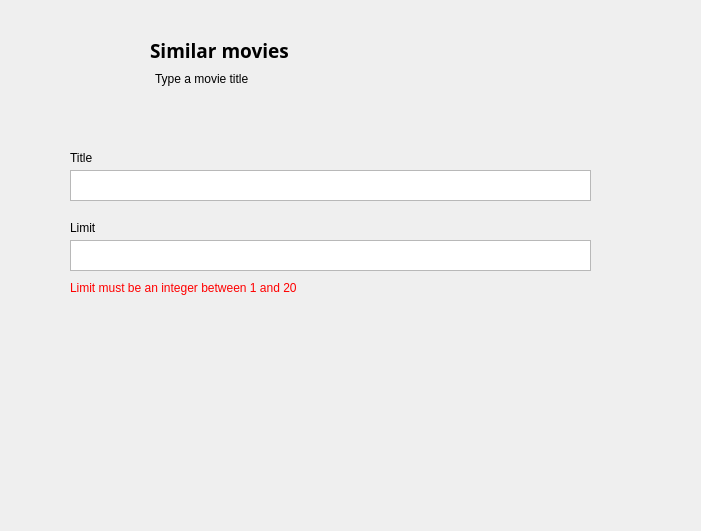
<?xml version="1.0" encoding="UTF-8"?>
<ui version="4.0">
 <class>Dialog</class>
 <widget class="QDialog" name="Dialog">
  <property name="geometry">
   <rect>
    <x>0</x>
    <y>0</y>
    <width>701</width>
    <height>531</height>
   </rect>
  </property>
  <property name="windowTitle">
   <string>Dialog</string>
  </property>
  <widget class="QLabel" name="label">
   <property name="geometry">
    <rect>
     <x>50</x>
     <y>10</y>
     <width>131</width>
     <height>131</height>
    </rect>
   </property>
   <property name="text">
    <string/>
   </property>
   <property name="pixmap">
    <pixmap>design/movie.png</pixmap>
   </property>
  </widget>
  <widget class="QLabel" name="label_2">
   <property name="geometry">
    <rect>
     <x>150</x>
     <y>30</y>
     <width>341</width>
     <height>41</height>
    </rect>
   </property>
   <property name="font">
    <font>
     <family>Neutra Text</family>
     <pointsize>14</pointsize>
     <weight>75</weight>
     <bold>true</bold>
    </font>
   </property>
   <property name="text">
    <string>Similar movies</string>
   </property>
  </widget>
  <widget class="QLabel" name="label_3">
   <property name="geometry">
    <rect>
     <x>155</x>
     <y>70</y>
     <width>148</width>
     <height>18</height>
    </rect>
   </property>
   <property name="font">
    <font>
     <pointsize>9</pointsize>
    </font>
   </property>
   <property name="text">
    <string>Type a movie title</string>
   </property>
  </widget>
  <widget class="QTextEdit" name="title_textbox">
   <property name="geometry">
    <rect>
     <x>70</x>
     <y>170</y>
     <width>521</width>
     <height>31</height>
    </rect>
   </property>
  </widget>
  <widget class="QTextEdit" name="limit_textbox">
   <property name="geometry">
    <rect>
     <x>70</x>
     <y>240</y>
     <width>521</width>
     <height>31</height>
    </rect>
   </property>
  </widget>
  <widget class="QLabel" name="label_4">
   <property name="geometry">
    <rect>
     <x>70</x>
     <y>150</y>
     <width>55</width>
     <height>16</height>
    </rect>
   </property>
   <property name="text">
    <string>Title</string>
   </property>
  </widget>
  <widget class="QLabel" name="label_5">
   <property name="geometry">
    <rect>
     <x>70</x>
     <y>220</y>
     <width>55</width>
     <height>16</height>
    </rect>
   </property>
   <property name="text">
    <string>Limit</string>
   </property>
  </widget>
  <widget class="QLabel" name="back_button">
   <property name="geometry">
    <rect>
     <x>440</x>
     <y>370</y>
     <width>171</width>
     <height>41</height>
    </rect>
   </property>
   <property name="text">
    <string/>
   </property>
   <property name="pixmap">
    <pixmap>design/back.png</pixmap>
   </property>
  </widget>
  <widget class="QLabel" name="search_button">
   <property name="geometry">
    <rect>
     <x>310</x>
     <y>370</y>
     <width>171</width>
     <height>41</height>
    </rect>
   </property>
   <property name="text">
    <string/>
   </property>
   <property name="pixmap">
    <pixmap>design/search.png</pixmap>
   </property>
  </widget>
  <widget class="QLabel" name="error_limit">
   <property name="geometry">
    <rect>
     <x>70</x>
     <y>280</y>
     <width>301</width>
     <height>16</height>
    </rect>
   </property>
   <property name="styleSheet">
    <string notr="true">color: rgb(255, 0, 0)</string>
   </property>
   <property name="text">
    <string>Limit must be an integer between 1 and 20</string>
   </property>
  </widget>
 </widget>
 <resources/>
 <connections/>
</ui>
